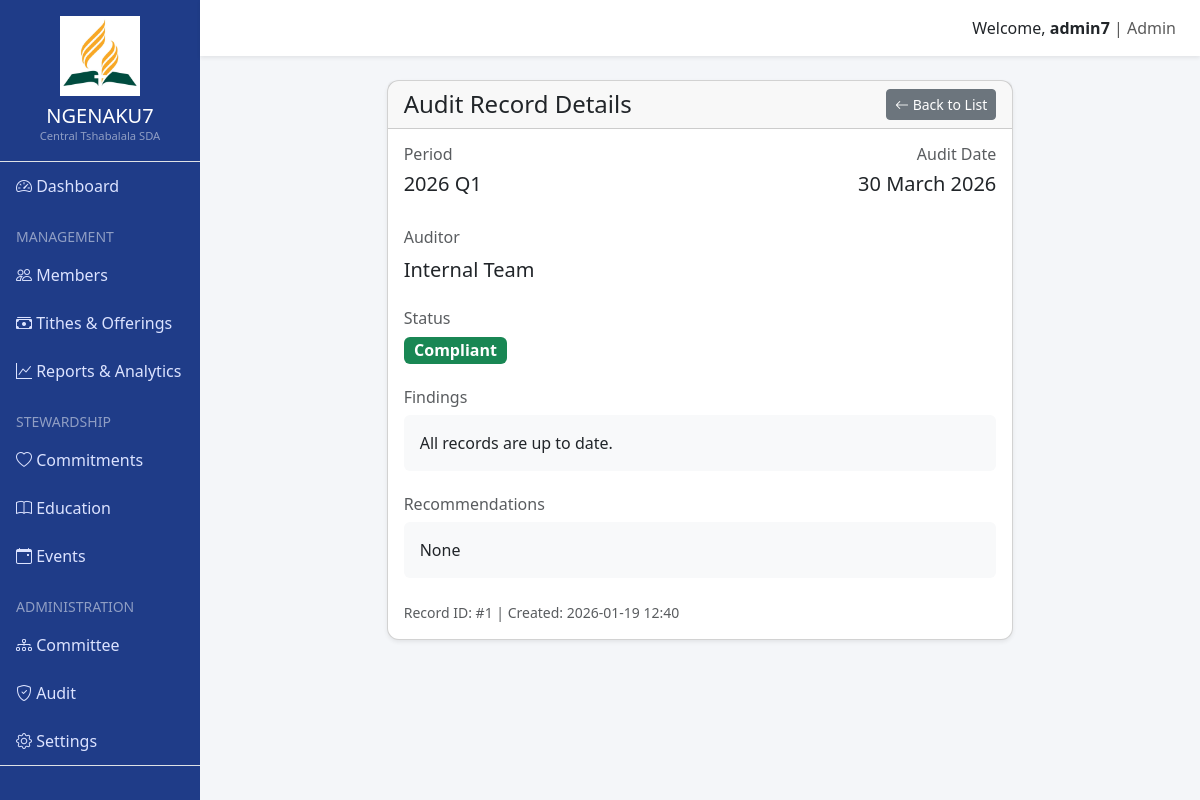
The page /stewardship/audit/1 (signed in) on the database its author committed.
### app/models/core.py (models this page shows, shortened)
class User(UserMixin, db.Model):
    id = db.Column(db.Integer, primary_key=True)
    username = db.Column(db.String(64), index=True, unique=True)
    email = db.Column(db.String(120), index=True, unique=True)
    password_hash = db.Column(db.String(128))
    role_id = db.Column(db.Integer, db.ForeignKey('role.id'))
    @property
    def is_admin(self):
        return self.role and self.role.name == 'Admin'
    @property
    def is_staff(self):
        return self.role and self.role.name in ['Admin', 'Director', 'Treasurer']

class Role(db.Model):
    id = db.Column(db.Integer, primary_key=True)
    name = db.Column(db.String(64), unique=True)
    permissions = db.Column(db.Integer)
    users = db.relationship('User', backref='role', lazy='dynamic')

### app/models/stewardship.py (models this page shows)
class Audit(db.Model):
    id = db.Column(db.Integer, primary_key=True)
    year = db.Column(db.Integer)
    quarter = db.Column(db.Integer) # 1, 2, 3, 4
    date = db.Column(db.Date)
    auditor = db.Column(db.String(128))
    status = db.Column(db.String(64)) # Scheduled, Pending, Completed, Compliant, Non-Compliant
    findings = db.Column(db.Text)
    recommendations = db.Column(db.Text)
    created_at = db.Column(db.DateTime, default=datetime.utcnow)

### app/routes/stewardship.py (the view)
@bp.route('/audit/<int:id>')
@login_required
def view_audit(id):
    audit = Audit.query.get_or_404(id)
    return render_template('stewardship/audit_view.html', audit=audit)

### app/models/core.py (called while the page is built)
@login_manager.user_loader
def load_user(id):
    return User.query.get(int(id))

### app/templates/stewardship/audit_view.html
{% extends "base.html" %}
{% block content %}
<div class="row justify-content-center">
    <div class="col-md-8">
        <div class="card shadow-sm">
            <div class="card-header d-flex justify-content-between align-items-center">
                <h4 class="mb-0">Audit Record Details</h4>
                <a href="{{ url_for('stewardship.audit') }}" class="btn btn-sm btn-secondary"><i
                        class="bi bi-arrow-left"></i> Back to List</a>
            </div>
            <div class="card-body">
                <div class="row mb-4">
                    <div class="col-md-6">
                        <h6 class="text-muted">Period</h6>
                        <h5>{{ audit.year }} Q{{ audit.quarter }}</h5>
                    </div>
                    <div class="col-md-6 text-md-end">
                        <h6 class="text-muted">Audit Date</h6>
                        <h5>{{ audit.date.strftime('%d %B %Y') }}</h5>
                    </div>
                </div>
                <div class="mb-4">
                    <h6 class="text-muted">Auditor</h6>
                    <p class="fs-5">{{ audit.auditor }}</p>
                </div>
                <div class="mb-4">
                    <h6 class="text-muted">Status</h6>
                    {% if audit.status == 'Compliant' %}
                    <span class="badge bg-success fs-6">{{ audit.status }}</span>
                    {% elif audit.status == 'Non-Compliant' %}
                    <span class="badge bg-danger fs-6">{{ audit.status }}</span>
                    {% elif audit.status == 'Completed' %}
                    <span class="badge bg-info fs-6">{{ audit.status }}</span>
                    {% else %}
                    <span class="badge bg-secondary fs-6">{{ audit.status }}</span>
                    {% endif %}
                </div>
                <div class="mb-4">
                    <h6 class="text-muted">Findings</h6>
                    <div class="p-3 bg-light rounded">
                        {{ audit.findings }}
                    </div>
                </div>
                <div class="mb-4">
                    <h6 class="text-muted">Recommendations</h6>
                    <div class="p-3 bg-light rounded">
                        {{ audit.recommendations or 'No recommendations recorded.' }}
                    </div>
                </div>
                <div class="text-muted small">
                    Record ID: #{{ audit.id }} | Created: {{ audit.created_at.strftime('%Y-%m-%d %H:%M') }}
                </div>
            </div>
        </div>
    </div>
</div>
{% endblock %}

### app/templates/base.html (shortened to what this page needs)
<!DOCTYPE html>
<html lang="en">
<head>
    <link href="https://cdn.jsdelivr.net/npm/bootstrap@5.3.2/dist/css/bootstrap.min.css" rel="stylesheet">
    <link href="https://cdn.jsdelivr.net/npm/bootstrap-icons/font/bootstrap-icons.css" rel="stylesheet">
</head>
<body>
    <div class="container-fluid">
        <div class="row">
            {% if current_user.is_authenticated %}
            <div class="col-md-2 sidebar p-0">
                <div class="text-center py-3 border-bottom">
                    <img src="{{ url_for('static', filename='img/logo.png') }}" alt="SDA Logo" class="img-fluid mb-2"
                        style="max-height: 80px;">
                    <h5 class="m-0">NGENAKU7</h5>
                    <small class="d-block text-white-50" style="font-size: 0.7rem;">Central Tshabalala SDA</small>
                </div>
                <a href="{{ url_for('main.dashboard') }}"><i class="bi bi-speedometer2"></i> Dashboard</a>
                {% if current_user.is_staff %}
                <ul class="list-unstyled ps-3 small text-uppercase text-white-50 mt-3 mb-1">
                    <li>Management</li>
                </ul>
                <a href="{{ url_for('members.index') }}"><i class="bi bi-people"></i> Members</a>
                <a href="{{ url_for('finance.index') }}"><i class="bi bi-cash-stack"></i> Tithes & Offerings</a>
                <a href="{{ url_for('reports.index') }}"><i class="bi bi-graph-up"></i> Reports & Analytics</a>
                {% endif %}
                <ul class="list-unstyled ps-3 small text-uppercase text-white-50 mt-3 mb-1">
                    <li>Stewardship</li>
                </ul>
                <a href="{{ url_for('stewardship.commitments') }}"><i class="bi bi-heart"></i> Commitments</a>
                <a href="{{ url_for('stewardship.education') }}"><i class="bi bi-book"></i> Education</a>
                <a href="{{ url_for('stewardship.events') }}"><i class="bi bi-calendar-event"></i> Events</a>
                {% if current_user.is_admin or current_user.is_director %}
                <ul class="list-unstyled ps-3 small text-uppercase text-white-50 mt-3 mb-1">
                    <li>Administration</li>
                </ul>
                <a href="{{ url_for('stewardship.committee') }}"><i class="bi bi-diagram-3"></i> Committee</a>
                <a href="{{ url_for('stewardship.audit') }}"><i class="bi bi-shield-check"></i> Audit</a>
                <a href="{{ url_for('stewardship.settings') }}"><i class="bi bi-gear"></i> Settings</a>
                {% endif %}
                <div class="mt-auto pt-3 border-top border-white-50">
                    <a href="{{ url_for('auth.logout') }}" class="text-danger"><i class="bi bi-box-arrow-right"></i>
                        Logout</a>
                </div>
            </div>
            {% endif %}
            <div class="{{ 'col-md-10 p-0 main-content' if current_user.is_authenticated else 'col-12 p-0' }}">
                <nav class="navbar navbar-light shadow-sm px-4">
                    <span class="navbar-text ms-auto">
                        {% if current_user.is_authenticated %}
                        <a href="{{ url_for('main.profile') }}" class="text-decoration-none text-dark">
                            Welcome, <strong>{{ current_user.username }}</strong>
                        </a> | {{ current_user.role.name }}
                        {% else %}
                        <button type="button" class="btn btn-sm btn-outline-primary me-2" data-bs-toggle="modal"
                            data-bs-target="#loginModal">Login</button>
                        <button type="button" class="btn btn-sm btn-primary" data-bs-toggle="modal"
                            data-bs-target="#signupModal">Sign Up</button>
                        {% endif %}
                    </span>
                </nav>
                <div class="p-4">
                    {% block content %}{% endblock %}
                </div>
            </div>
        </div>
    </div>
</body>
</html>

### app/templates/base.html (style rules this page uses)
body { background-color: #f4f6f9; }
.sidebar { height: 100vh; background: #1f3c88; color: #fff; position: fixed; top: 0; left: 0; overflow-y: auto; }
.sidebar a { color: #dce3ff; text-decoration: none; display: block; padding: 12px 16px; }
.card { border-radius: 12px; }
.navbar { background: #ffffff; }
.main-content { margin-left: 16.66667%; transition: all 0.3s; }

### rows shown on the page
User: username "admin7"
Role: role.name "Admin"
Audit: year "2026", quarter "1", date "30 March 2026", auditor "Internal Team", status "Compliant", findings "All records are up to date.", recommendations "None", id "1", created_at "2026-01-19 12:40"
